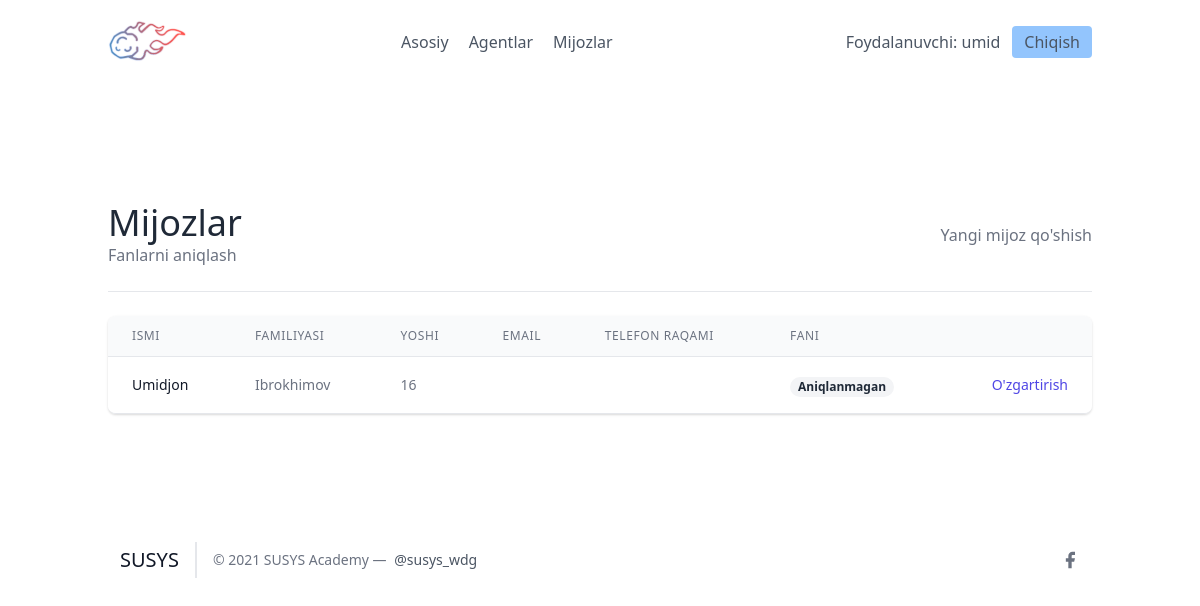
Before: /leads/ (signed in) with the older database file.
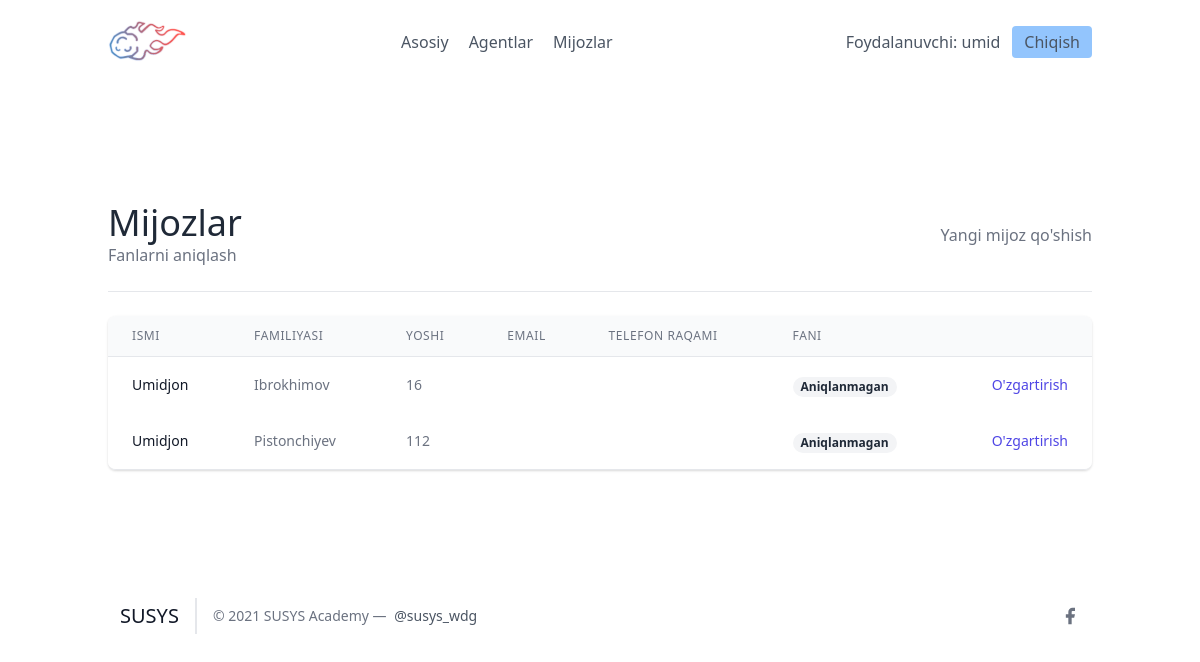
After: the same page with the newer database file.
### leads/models.py (models this page shows, shortened)
class User(AbstractUser):
    is_organisor = models.BooleanField(default=True)
    is_agent = models.BooleanField(default=False)

class Lead(models.Model):
    ismi = models.CharField(max_length=20)
    familiyasi = models.CharField(max_length=20)
    yoshi = models.IntegerField(default=0)
    organisation = models.ForeignKey(UserProfile, on_delete=models.CASCADE)
    agent = models.ForeignKey("Agent", null=True, blank=True, on_delete=models.SET_NULL)
    category = models.ForeignKey("Category", related_name='leads', null=True,  blank=True, on_delete=models.SET_NULL)
    izoh = models.TextField()
    sana = models.DateTimeField(auto_now_add=True)
    telefon = models.CharField(max_length=20)
    email = models.EmailField()

### leads/views.py (the view)
# urls.py: path('', LeadListView.as_view(), name="lead-list"),
class LeadListView(LoginRequiredMixin, ListView):
    template_name = "leads/leads_list.html"
    context_object_name = "leads"
    def get_queryset(self):
        user = self.request.user
        if user.is_organisor:
            queryset = Lead.objects.filter(organisation = user.userprofile)
        else:
            queryset = Lead.objects.filter(organisation = user.agent.organisation)
            queryset = queryset.filter(agent__user = self.request.user)
        return queryset
    def get_context_data(self, **kwargs):
        context = super(LeadListView, self).get_context_data(**kwargs)
        user = self.request.user
        if user.is_organisor:
            queryset = Lead.objects.filter(
                organisation=user.userprofile,
                agent__isnull=True
            )
            context.update({
                "unassigned_leads": queryset
            })
        return context

### leads/templates/leads/leads_list.html (shortened to what this page needs)
{% extends "base.html" %}
{% block content %}
<section class="text-gray-700 body-font">
    <div class="container px-5 py-24 mx-auto flex flex-wrap">
        <div class="w-full mb-6 py-6 flex justify-between items-center border-b border-gray-200">
            <div>
                <h1 class="text-4xl text-gray-800">Mijozlar</h1>
                <a class="text-gray-500 hover:text-blue-500" href="{% url 'leads:categories' %}">
                    Fanlarni aniqlash
                </a>
            </div>
            {% if request.user.is_organisor %}
            <div>
                <a class="text-gray-500 hover:text-blue-500" href="{% url 'leads:lead-create' %}">
                    Yangi mijoz qo'shish
                </a>
            </div>
            {% endif %}
        </div>
        <div class="flex flex-col w-full">
            <div class="-my-2 overflow-x-auto sm:-mx-6 lg:-mx-8">
            <div class="py-2 align-middle inline-block min-w-full sm:px-6 lg:px-8">
                <div class="shadow overflow-hidden border-b border-gray-200 sm:rounded-lg">
                <table class="min-w-full divide-y divide-gray-200">
                    <thead class="bg-gray-50">
                        <tr>
                            <th scope="col" class="px-6 py-3 text-left text-xs font-medium text-gray-500 uppercase tracking-wider">
                            Ismi
                            </th>
                            <th scope="col" class="px-6 py-3 text-left text-xs font-medium text-gray-500 uppercase tracking-wider">
                            Familiyasi
                            </th>
                            <th scope="col" class="px-6 py-3 text-left text-xs font-medium text-gray-500 uppercase tracking-wider">
                            Yoshi
                            </th>
                            <th scope="col" class="px-6 py-3 text-left text-xs font-medium text-gray-500 uppercase tracking-wider">
                            Email
                            </th>
                            <th scope="col" class="px-6 py-3 text-left text-xs font-medium text-gray-500 uppercase tracking-wider">
                            Telefon raqami
                            </th>
                            <th scope="col" class="px-6 py-3 text-left text-xs font-medium text-gray-500 uppercase tracking-wider">
                            Fani
                            </th>
                            <th scope="col" class="relative px-6 py-3">
                            </th>
                        </tr>
                    </thead>
                    <tbody>
                        {% for lead in leads %}
                            <tr class="bg-white">
                                <td class="px-6 py-4 whitespace-nowrap text-sm font-medium text-gray-900">
                                    {{ lead.ismi }}
                                </td>
                                <td class="px-6 py-4 whitespace-nowrap text-sm text-gray-500">
                                    {{ lead.familiyasi }}
                                </td>
                                <td class="px-6 py-4 whitespace-nowrap text-sm text-gray-500">
                                    {{ lead.yoshi }}
                                </td>
                                <td class="px-6 py-4 whitespace-nowrap text-sm text-gray-500">
                                </td>
                                <td class="px-6 py-4 whitespace-nowrap text-sm text-gray-500">
                                </td>
                                <td class="px-6 py-4 whitespace-nowrap">
                                    {% if lead.category %}
                                        <span class="px-2 inline-flex text-xs leading-5 font-semibold rounded-full bg-green-100 text-green-800">
                                            {{ lead.category.name }}
                                        </span>
                                    {% else %}
                                        <span class="px-2 inline-flex text-xs leading-5 font-semibold rounded-full bg-gray-100 text-gray-800">
                                            Aniqlanmagan
                                        </span>
                                    {% endif %}
                                </td>
                                <td class="px-6 py-4 whitespace-nowrap text-right text-sm font-medium">
                                    <a href="{% url 'leads:update' lead.pk %}" class="text-indigo-600 hover:text-indigo-900">
                                        O'zgartirish
                                    </a>
                                </td>
                            </tr>
                        {% endfor %}
                    </tbody>
                </table>
                </div>
            </div>
            </div>
        </div>
    </div>
</section>
{% endblock content %}

### frontend/base.html (shortened to what this page needs)
<!DOCTYPE html>
<html lang="en">
<head>
    <link href="https://unpkg.com/tailwindcss@^2/dist/tailwind.min.css" rel="stylesheet">
</head>
<body>
    {% include 'details/navbar.html' %}
    <div class="max-w-5xl mx-auto">
        {% block content %}
        {% endblock %}
    </div>
    {% include 'details/footer.html' %}
</body>
</html>

### frontend/details/navbar.html
{% load static %}
<header class="text-gray-600 body-font">
  <div class="container mx-auto flex flex-wrap p-5 flex-col md:flex-row items-center">
    <a class="flex title-font font-medium items-center text-gray-900 mb-4 md:mb-0">
      <img src="{% static 'images/logo.png' %}" style="width: 80px;" alt="Logo">
    </a>
    <nav class="md:ml-auto md:mr-auto flex flex-wrap items-center text-base justify-center">
      <a href="/" class="mr-5 hover:text-gray-900">Asosiy</a>
    {% if not request.user.is_authenticated %}
      </nav>
        <button class="inline-flex items-center bg-blue-300 border-0 py-1 px-3 focus:outline-none hover:bg-blue-200 rounded text-base mt-4 md:mt-0" style="margin-right: 20px">
          <a  href="{% url 'signup' %}">Ro'yxatdan o'tish
          </a>
        </button>
      {% else %}
      {% if request.user.is_organisor %}
        <a href="/agents/" class="mr-5 hover:text-gray-900">Agentlar</a>
      {% endif %}
        <a href="/leads/" class="mr-5 hover:text-gray-900">Mijozlar</a>
      </nav>
    {% endif %}
    {% if request.user.is_authenticated %}
      Foydalanuvchi: {{ request.user.username }}
      <button class="ml-3 inline-flex items-center bg-blue-300 border-0 py-1 px-3 focus:outline-none hover:bg-blue-200 rounded text-base mt-4 md:mt-0">
        <a  href="{% url 'logout' %}">Chiqish
        </a>
      </button>
    {% else %}
    <button class="inline-flex items-center bg-blue-300 border-0 py-1 px-3 focus:outline-none hover:bg-blue-200 rounded text-base mt-4 md:mt-0">
      <a href="{% url 'login' %}">Kirish
    </a>
    </button>
    {% endif %}
  </div>
</header>

### frontend/details/footer.html (shortened to what this page needs)
{% load static %}
    <footer class="text-gray-600 body-font">
    <div class="container px-5 py-8 mx-auto flex items-center sm:flex-row flex-col">
      <a class="flex title-font font-medium items-center md:justify-start justify-center text-gray-900">
        <span class="ml-3 text-xl">SUSYS</span>
      </a>
      <p class="text-sm text-gray-500 sm:ml-4 sm:pl-4 sm:border-l-2 sm:border-gray-200 sm:py-2 sm:mt-0 mt-4">© 2021 SUSYS Academy —
        <a href="https://twitter.com/knyttneve" class="text-gray-600 ml-1" rel="noopener noreferrer" target="_blank">@susys_wdg</a>
      </p>
      <span class="inline-flex sm:ml-auto sm:mt-0 mt-4 justify-center sm:justify-start">
        <a class="text-gray-500">
          <svg fill="currentColor" stroke-linecap="round" stroke-linejoin="round" stroke-width="2" class="w-5 h-5" viewBox="0 0 24 24">
            <path d="M18 2h-3a5 5 0 00-5 5v3H7v4h3v8h4v-8h3l1-4h-4V7a1 1 0 011-1h3z"></path>
          </svg>
        </a>

Changed rows visible on the page:
added Lead: ismi "Umidjon", familiyasi "Pistonchiyev", yoshi "112", shows "Aniqlanmagan"
